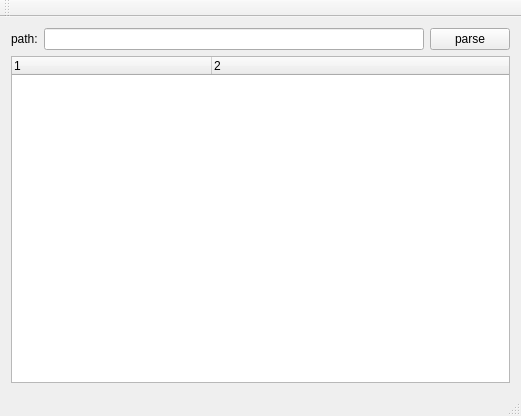
<?xml version="1.0" encoding="UTF-8"?>
<ui version="4.0">
 <class>MainWindow</class>
 <widget class="QMainWindow" name="MainWindow">
  <property name="geometry">
   <rect>
    <x>0</x>
    <y>0</y>
    <width>521</width>
    <height>416</height>
   </rect>
  </property>
  <property name="windowTitle">
   <string>MainWindow</string>
  </property>
  <widget class="QWidget" name="centralWidget">
   <layout class="QGridLayout" name="gridLayout">
    <item row="0" column="0">
     <layout class="QHBoxLayout" name="horizontalLayout">
      <item>
       <widget class="QLabel" name="label">
        <property name="text">
         <string>path:</string>
        </property>
       </widget>
      </item>
      <item>
       <widget class="QLineEdit" name="pathLineEdit">
        <property name="text">
         <string/>
        </property>
       </widget>
      </item>
      <item>
       <widget class="QPushButton" name="parsePushButton">
        <property name="text">
         <string>parse</string>
        </property>
       </widget>
      </item>
     </layout>
    </item>
    <item row="1" column="0">
     <widget class="QTreeWidget" name="xmlTreeWidget">
      <property name="columnCount">
       <number>2</number>
      </property>
      <attribute name="headerDefaultSectionSize">
       <number>200</number>
      </attribute>
      <column>
       <property name="text">
        <string notr="true">1</string>
       </property>
      </column>
      <column>
       <property name="text">
        <string notr="true">2</string>
       </property>
      </column>
     </widget>
    </item>
   </layout>
  </widget>
  <widget class="QMenuBar" name="menuBar">
   <property name="geometry">
    <rect>
     <x>0</x>
     <y>0</y>
     <width>521</width>
     <height>22</height>
    </rect>
   </property>
  </widget>
  <widget class="QToolBar" name="mainToolBar">
   <attribute name="toolBarArea">
    <enum>TopToolBarArea</enum>
   </attribute>
   <attribute name="toolBarBreak">
    <bool>false</bool>
   </attribute>
  </widget>
  <widget class="QStatusBar" name="statusBar"/>
 </widget>
 <layoutdefault spacing="6" margin="11"/>
 <resources/>
 <connections/>
</ui>
